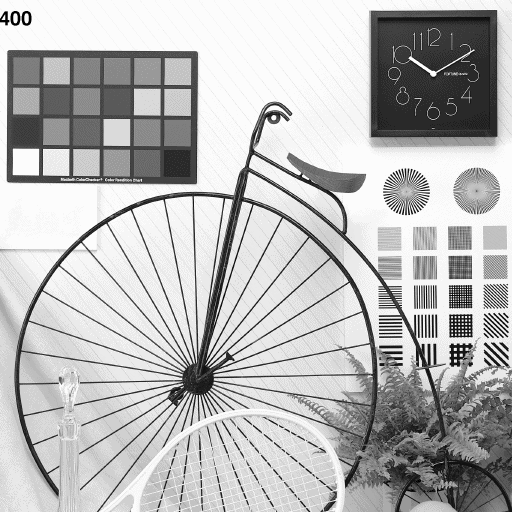
%> input picture Images/Test.gif, 512 x 512 px
$ octave BasicSample.m   (GNU Octave 9; MATLAB toolbox functions it lacks are replaced by stand-ins)
%> lines starting %> are read from the running program, lines starting %| are printed output that depends on the picture; in (x1, y1, x2, y2) boxes, pixels count from 0 and x2, y2 are one past the last pixel; in counts of white or black regions, pixels touching at a corner belong together; the program's own positions count from 1
%> further down, img is the input picture: size 512x512 uint8; min 0, max 252, mean 184.7
### ElenThreshold.m
%% Histogram-based Global Thresholding
% -------------------------------------------------------------------------
% This study presents a novel and effective approach to global thresholding
% method of grayscale images. In the proposed method, alpha (α) and beta
% (β) regions are determined using the mean and standard deviation values
% of an image histogram. The optimum threshold value is obtained by
% calculating the average of gray-scale values of the α and β regions.
%
% Cite:
% Elen, A. & Dönmez, E. (2024). Histogram-based global thresholding method
% for image binarization, Optik, vol. 306, pp. 1-20.
% https://doi.org/10.1016/j.ijleo.2024.171814
%
% Contact:
% Department of Software Engineering, Faculty of Engineering and Natural
% Sciences, Bandirma Onyedi Eylul University, Balikesir / TURKIYE.
% aelen@bandirma.edu.tr, emrahdonmez@bandirma.edu.tr
% -------------------------------------------------------------------------

function result = ElenThreshold(img)
    % Histogram of the grayscale image.
    hst = imhist(img);
%> hst = 256 values, max 44718 at index 253, min 0 at index 2, mean 1024

    % Set the histogram bins from 0 to 255.
    bins = (0 : 255)';
    % Probability of the histogram.
    prob = hst/sum(hst);
%> prob = 256 values, max 0.171 at index 253, min 0 at index 2, mean 0.00391
    % Mean value of the histogram.
    avg = sum(bins.*prob);
%> avg = 184.7
    % Standard deviation of the histogram.
    stdDev = sqrt(sum(((bins-avg).^2).*prob));
%> stdDev = 73.54


    % Alpha and Beta region variables.
    weightA = 0; pixelA = 0;
    weightB = 0; pixelB = 0;

    % Lower and upper bounds of the Alpha region.
    lbA = avg - stdDev;
%> lbA = 111.2
    ubA = avg + stdDev;
%> ubA = 258.3

    for i = 0 : 1 : 255
        % Get current bin location.
        binLoc = hst(i + 1);
        if (i >= lbA && i <= ubA)
            % Alpha region.
            weightA = weightA + binLoc;
            pixelA = pixelA + (i * binLoc);
        else
            % Beta region.
            weightB = weightB + binLoc;
            pixelB = pixelB + (i * binLoc);
        end
    end
%> this loop made 256 passes
%> (binLoc, weightB, pixelB) on passes 1 to 12: (213, 213, 0), (0, 213, 0), (0, 213, 0), (0, 213, 0), (0, 213, 0), (0, 213, 0), (0, 213, 0), (0, 213, 0), (0, 213, 0), (0, 213, 0), (0, 213, 0), (0, 213, 0)
%> after the loop, pixelA = 44567777; pixelB = 3858325; weightA = 202226; weightB = 59918

    % Mean value of the Alpha region.
    avgA = (pixelA / weightA);
%> avgA = 220.4

    % Mean value of the Beta region.
    avgB = (pixelB / weightB);
%> avgB = 64.39

    % Threshold value.
    result = (avgA + avgB) / 2.0;
%> result = 142.4
end

### BasicSample.m
%% Histogram-based global thresholding
% Elen, A. & Dönmez, E., Histogram-based global thresholding method for
% image binarization, Optik, vol. 306, pp. 1-20 (2024).
% https://doi.org/10.1016/j.ijleo.2024.171814
%
% Visit GitHub link below for test images
% https://github.com/abdullahelen/ElenThreshold
% -------------------------------------------------------------------------

clc;
clear;
close all;

%% Section 1: Get image.
% Set full path to the image.
imgFile = 'Images\Test.gif';
% Read image data.
img = imread(imgFile);
% Convert RGB image to grayscale, if need.
if (imfinfo(imgFile).BitDepth > 8)
    img = rgb2gray(img);
end

%% Section 2: Run method.
thresholdElen = ElenThreshold(img);
%> thresholdElen = 142.4

% Binarize the image by threshold value.
binImg = imbinarize(img, thresholdElen / 256.0);
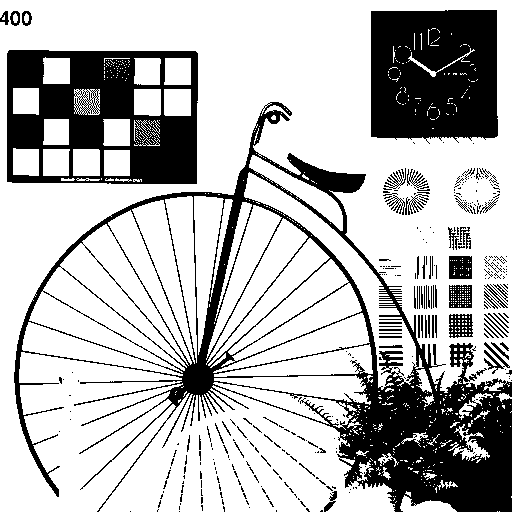
%> binImg: size 512x512 logical; 72.6% white; 341 black regions (268 under 20 px), largest, box (x1, y1, x2, y2) and area: (14, 102, 512, 512) 34120, (7, 50, 198, 184) 16003, (371, 10, 498, 144) 15562


%% Section 3: Show result.
fig = figure();
sgtitle('Elen''s Thresholding Method.');

subplot(1, 2, 1);
imshow(img);
title('Input Image');

subplot(1, 2, 2);
imshow(binImg);
title('Output Image');
